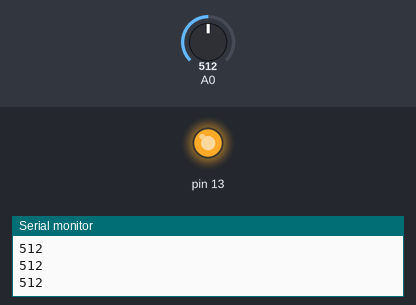
The sketch below on a simulated Arduino Uno, built with avr-gcc and run on an emulated ATmega328P. Parts: output pins drawn as LEDs (lit = HIGH), the last lines printed to the serial monitor. The test bench sets the inputs (shaded band); at power-on: A0 = 512.

Above: at 1.2 s.
1.3 s: A0 set to 525
At 2.1 s:
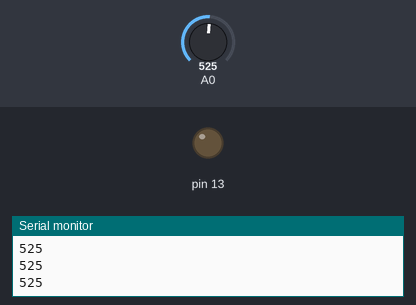
2.9 s: A0 set to 511
At 3.3 s:
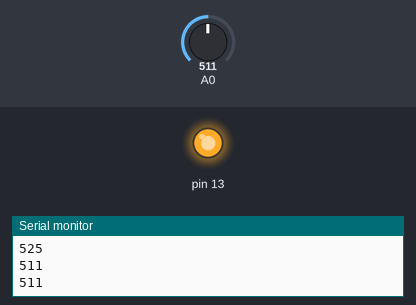
4.5 s: A0 set to 716
At 5.9 s:
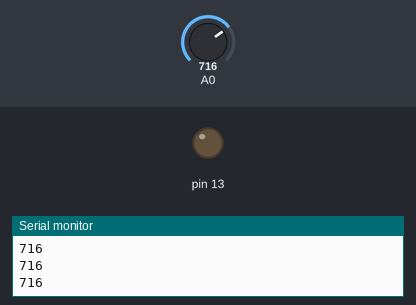
Timing chart, 0 to 7.5 s (numbered marks = the images above; inputs shaded):
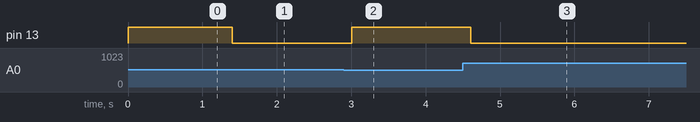

The sketch:

clase_2_sensor_LED.ino
```cpp
//Divisor de Voltaje//
int critico =512;//valor critico de cambio de luz

void setup(){
  //Esta funcion solo se ejecuta al inicio del programa
  pinMode(A0,INPUT);
  pinMode(13,OUTPUT);
  Serial.begin(9600); //conecta puerto serial
}

void loop (){
 //Esta funcion se repite de manera infinita
  int valor = analogRead(A0);//lee el pin A0 y lo almacena en valor
  Serial.println(valor);//manda el valor a puerto serial
  if(valor>critico){
    //si el valor es mayor a entonces apagar led
    digitalWrite(13,LOW);
  }else{
    //si es menor o igual a prender led
    digitalWrite(13,HIGH);
  }
  delay(200);
}
```

Measured:
- the behaviour switches between 512 and 513 on A0 (found by bisection; images 0 and 1)
- after the input at 1.3 s, pin 13: HIGH → LOW after 0.10 s
- after the input at 2.9 s, pin 13: LOW → HIGH after 0.10 s
- after the input at 4.5 s, pin 13: HIGH → LOW after 0.11 s
